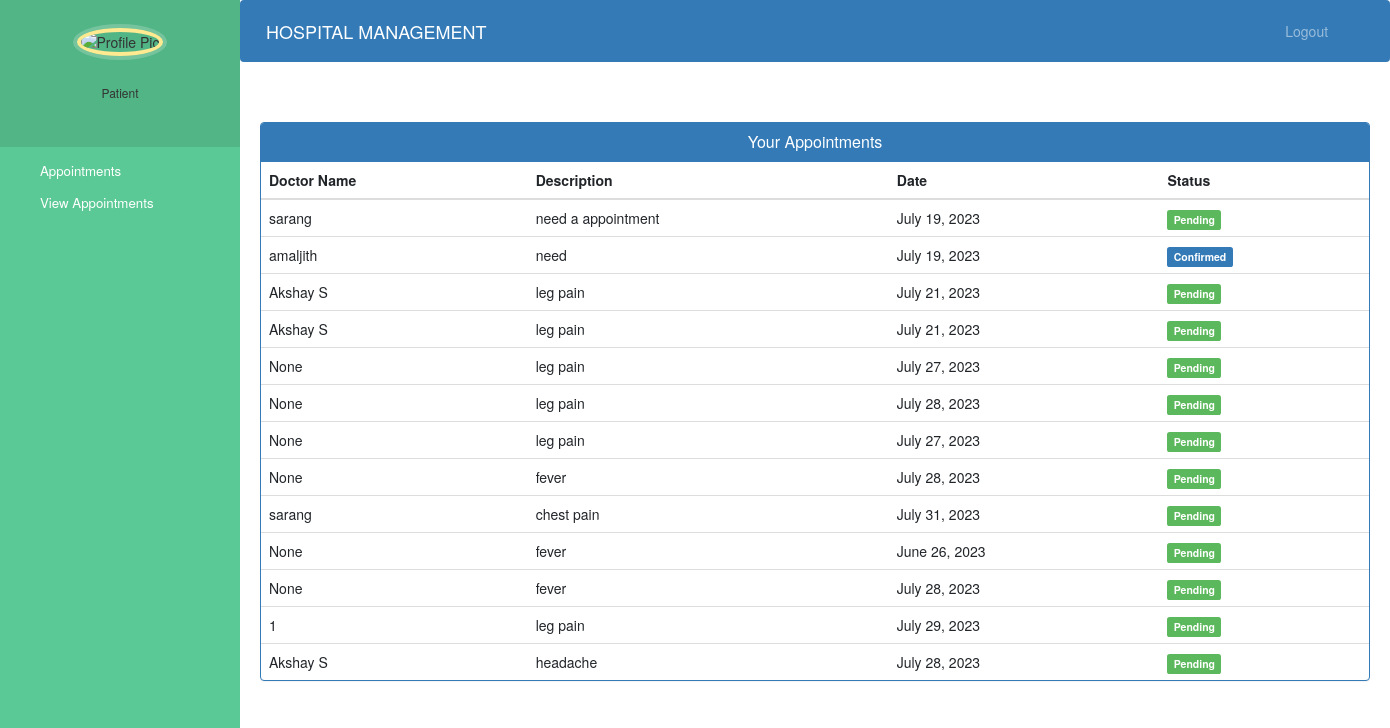
Before: /pat/viewappopat with the older database file.
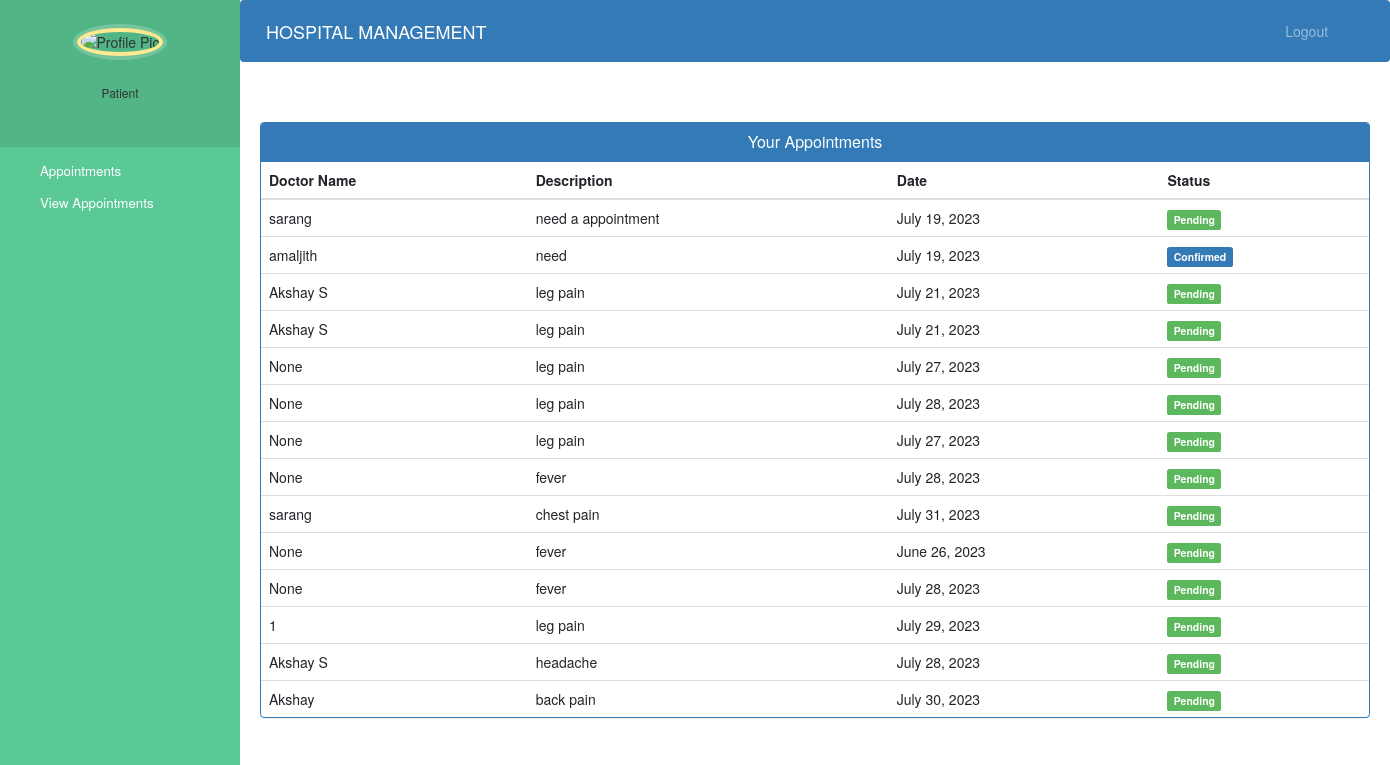
After: the same page with the newer database file.
### patient/models.py (models this page shows)
class Appointment(models.Model):
    doctor=models.ForeignKey(Doctor,on_delete=models.CASCADE,null=True)
    patientName=models.CharField(max_length=40,null=True)
    doctorName=models.CharField(max_length=40,null=True)
    appointmentDate=models.DateField()
    description=models.TextField(max_length=500)
    status=models.BooleanField(default=False,null=True)

### patient/views.py (the view)
# urls.py: path('viewappopat',ViewAppointment.as_view(),name="viewappopat"),
class ViewAppointment(View):
    def get(self,request,*args,**kwargs):
            data=Appointment.objects.all()
            return render(request,"patient_view_appointment.html",{"data":data})

### patient/templates/patient_view_appointment.html (shortened to what this page needs)
{% extends 'patient_base.html' %}
{% block content %}
<head>
  <link href="//netdna.bootstrapcdn.com/bootstrap/3.0.0/css/bootstrap.min.css" rel="stylesheet" id="bootstrap-css">
</head>
<div class="container">
  <div class="panel panel-primary">
    <div class="panel-heading">
      <h6 class="panel-title">Your Appointments</h6>
    </div>
    <table class="table table-hover" id="dev-table">
      <thead>
        <tr>
          <th>Doctor Name</th>
          <th>Description</th>
          <th>Date</th>
          <th>Status</th>
        </tr>
      </thead>
      {% for a in data %}
      <tr>
        <td> {{a.doctorName}}</td>
        <td>{{a.description}}</td>
        <td>{{a.appointmentDate}}</td>
        {%if a.status%}
        <td> <span class="label label-primary">Confirmed</span></td>
        {% else %}
        <td> <span class="label label-success">Pending</span></td>
        {% endif %}
      </tr>
      {% endfor %}
    </table>
  </div>
</div>
{% endblock content %}

Changed rows visible on the page:
added Appointment: doctorName "Akshay", description "back pain", appointmentDate "July 30, 2023", shows "Pending"
